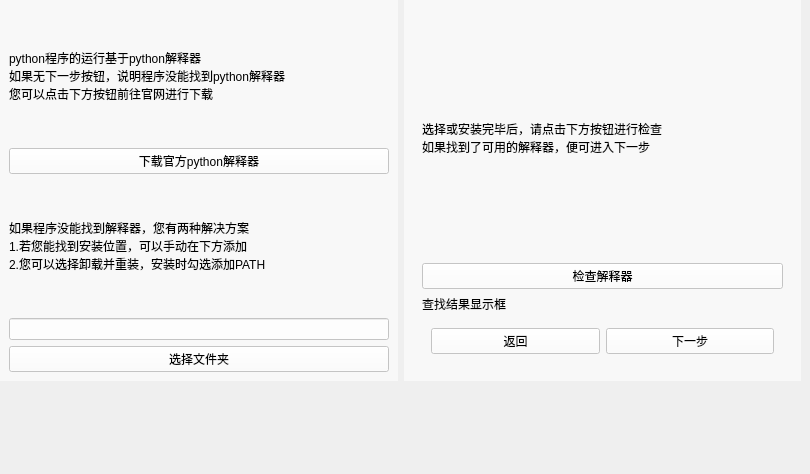
    <widget class="QWidget" name="pypage_3_1">
     <property name="styleSheet">
      <string notr="true">QWidget#pypage_3_1{
	
	background-image: url(:/image/image/background.png);
}</string>
     </property>
     <widget class="QWidget" name="widget_31" native="true">
      <property name="geometry">
       <rect>
        <x>0</x>
        <y>0</y>
        <width>801</width>
        <height>381</height>
       </rect>
      </property>
      <property name="sizePolicy">
       <sizepolicy hsizetype="Preferred" vsizetype="Preferred">
        <horstretch>0</horstretch>
        <verstretch>0</verstretch>
       </sizepolicy>
      </property>
      <property name="styleSheet">
       <string notr="true">background-color: rgba(255, 255, 255, 0);
font: 12pt &quot;Microsoft YaHei UI&quot;;</string>
      </property>
      <layout class="QHBoxLayout" name="horizontalLayout_16">
       <item>
        <widget class="QWidget" name="widget_79" native="true">
         <property name="sizePolicy">
          <sizepolicy hsizetype="MinimumExpanding" vsizetype="Expanding">
           <horstretch>0</horstretch>
           <verstretch>0</verstretch>
          </sizepolicy>
         </property>
         <property name="styleSheet">
          <string notr="true">QWidget#widget_79{
	background-color: rgba(255, 255, 255, 150);
}</string>
         </property>
         <layout class="QVBoxLayout" name="verticalLayout_40">
          <item>
           <widget class="QLabel" name="label_37">
            <property name="text">
             <string>python程序的运行基于python解释器
如果无下一步按钮，说明程序没能找到python解释器
您可以点击下方按钮前往官网进行下载</string>
            </property>
           </widget>
          </item>
          <item>
           <widget class="QPushButton" name="pushButton_8">
            <property name="styleSheet">
             <string notr="true">background-color: rgba(255, 255, 255, 200);</string>
            </property>
            <property name="text">
             <string>下载官方python解释器</string>
            </property>
           </widget>
          </item>
          <item>
           <widget class="QLabel" name="label_38">
            <property name="text">
             <string>如果程序没能找到解释器，您有两种解决方案
1.若您能找到安装位置，可以手动在下方添加
2.您可以选择卸载并重装，安装时勾选添加PATH</string>
            </property>
           </widget>
          </item>
          <item>
           <widget class="QLineEdit" name="path_input_5">
            <property name="styleSheet">
             <string notr="true">background-color: rgba(255, 255, 255, 200);</string>
            </property>
           </widget>
          </item>
          <item>
           <widget class="QPushButton" name="pushButton_27">
            <property name="styleSheet">
             <string notr="true">background-color: rgba(255, 255, 255, 200);</string>
            </property>
            <property name="text">
             <string>选择文件夹</string>
            </property>
           </widget>
          </item>
         </layout>
        </widget>
       </item>
       <item>
        <widget class="QWidget" name="widget_34" native="true">
         <property name="sizePolicy">
          <sizepolicy hsizetype="Expanding" vsizetype="Expanding">
           <horstretch>0</horstretch>
           <verstretch>0</verstretch>
          </sizepolicy>
         </property>
         <property name="styleSheet">
          <string notr="true">QWidget#widget_34{
	background-color: rgba(255, 255, 255, 150);
}</string>
         </property>
         <layout class="QVBoxLayout" name="verticalLayout_19">
          <item>
           <widget class="QWidget" name="widget_35" native="true">
            <property name="sizePolicy">
             <sizepolicy hsizetype="Preferred" vsizetype="Expanding">
              <horstretch>0</horstretch>
              <verstretch>0</verstretch>
             </sizepolicy>
            </property>
            <layout class="QVBoxLayout" name="verticalLayout_20">
             <item>
              <widget class="QLabel" name="label_39">
               <property name="text">
                <string>选择或安装完毕后，请点击下方按钮进行检查
如果找到了可用的解释器，便可进入下一步</string>
               </property>
              </widget>
             </item>
             <item>
              <widget class="QPushButton" name="pushButton_17">
               <property name="styleSheet">
                <string notr="true">background-color: rgba(255, 255, 255, 200);</string>
               </property>
               <property name="text">
                <string>检查解释器</string>
               </property>
              </widget>
             </item>
             <item>
              <widget class="QLabel" name="notice_7">
               <property name="sizePolicy">
                <sizepolicy hsizetype="Preferred" vsizetype="Fixed">
                 <horstretch>0</horstretch>
                 <verstretch>0</verstretch>
                </sizepolicy>
               </property>
               <property name="text">
                <string>查找结果显示框</string>
               </property>
              </widget>
             </item>
             <item>
              <widget class="QWidget" name="widget_36" native="true">
               <property name="sizePolicy">
                <sizepolicy hsizetype="Expanding" vsizetype="Fixed">
                 <horstretch>0</horstretch>
                 <verstretch>0</verstretch>
                </sizepolicy>
               </property>
               <layout class="QHBoxLayout" name="horizontalLayout_17">
                <item>
                 <widget class="QPushButton" name="pushButton_29">
                  <property name="sizePolicy">
                   <sizepolicy hsizetype="Expanding" vsizetype="Fixed">
                    <horstretch>0</horstretch>
                    <verstretch>0</verstretch>
                   </sizepolicy>
                  </property>
                  <property name="styleSheet">
                   <string notr="true">background-color: rgba(255, 255, 255, 200);</string>
                  </property>
                  <property name="text">
                   <string>返回</string>
                  </property>
                 </widget>
                </item>
                <item>
                 <widget class="QPushButton" name="pynext_button_3_1">
                  <property name="sizePolicy">
                   <sizepolicy hsizetype="Expanding" vsizetype="Fixed">
                    <horstretch>0</horstretch>
                    <verstretch>0</verstretch>
                   </sizepolicy>
                  </property>
                  <property name="styleSheet">
                   <string notr="true">background-color: rgba(255, 255, 255, 200);</string>
                  </property>
                  <property name="text">
                   <string>下一步</string>
                  </property>
                 </widget>
                </item>
               </layout>
              </widget>
             </item>
            </layout>
           </widget>
          </item>
         </layout>
        </widget>
       </item>
      </layout>
     </widget>
     <widget class="QWidget" name="widget_80" native="true">
      <property name="geometry">
       <rect>
        <x>0</x>
        <y>390</y>
        <width>801</width>
        <height>75</height>
       </rect>
      </property>
      <property name="styleSheet">
       <string notr="true">QWidget#widget_80{
	image: url(:/image/image/py进度2.png);
    
	background-color: rgba(255, 255, 255, 0);
}</string>
      </property>
     </widget>
    </widget>
